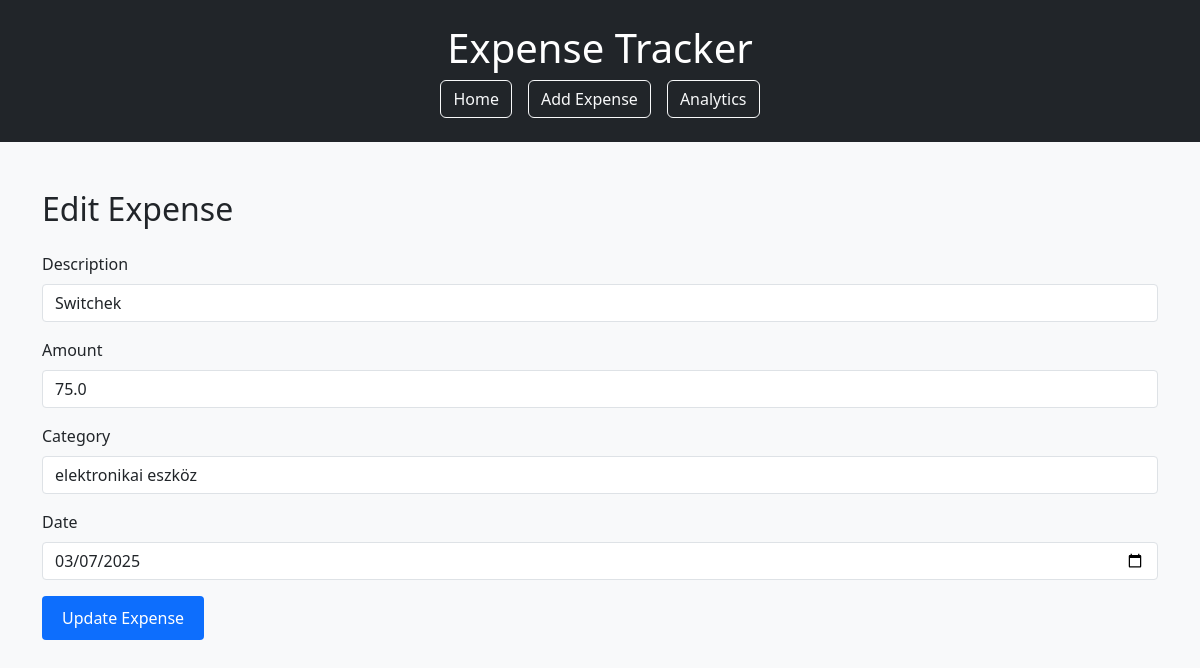
Screenshot of /edit/5 with the database file from the repository.
### tables this page shows
CREATE TABLE expenses (
            id INTEGER PRIMARY KEY AUTOINCREMENT,
            description TEXT NOT NULL,
            amount REAL NOT NULL,
            category TEXT NOT NULL,
            date TEXT NOT NULL
        );

### app.py (the view, shortened to what this page needs)
@app.route('/edit/<int:id>', methods=['GET', 'POST'])
def edit_expense(id):
    conn = get_db_connection()
    expense = conn.execute('SELECT * FROM expenses WHERE id = ?', (id,)).fetchone()
    conn.close()
    return render_template('edit_expense.html', expense=expense)

### app.py (called while the page is built)
def get_db_connection():
    conn = sqlite3.connect('expenses.db')
    conn.row_factory = sqlite3.Row
    return conn

### templates/edit_expense.html
{% extends "layout.html" %}
{% block content %}
<h2 class="mb-4">Edit Expense</h2>
<form method="POST">
    <div class="mb-3">
        <label for="description" class="form-label">Description</label>
        <input type="text" class="form-control" id="description" name="description" value="{{ expense.description }}" required>
    </div>
    <div class="mb-3">
        <label for="amount" class="form-label">Amount</label>
        <input type="number" class="form-control" id="amount" name="amount" step="0.01" value="{{ expense.amount }}" required>
    </div>
    <div class="mb-3">
        <label for="category" class="form-label">Category</label>
        <input type="text" class="form-control" id="category" name="category" value="{{ expense.category }}" required>
    </div>
    <div class="mb-3">
        <label for="date" class="form-label">Date</label>
        <input type="date" class="form-control" id="date" name="date" value="{{ expense.date }}" required>
    </div>
    <button type="submit" class="btn btn-primary">Update Expense</button>
</form>
{% endblock %}

### templates/static/style.css (style rules this page uses)
body { background-color: #f8f9fa; }
.form-control { border-radius: 4px; }
.btn-primary { background-color: #0d6efd; border: none; padding: 10px 20px; border-radius: 4px; }

### rows the page displays
expenses: description "Switchek", amount "75.0", category "elektronikai eszköz", date "03/07/2025"
